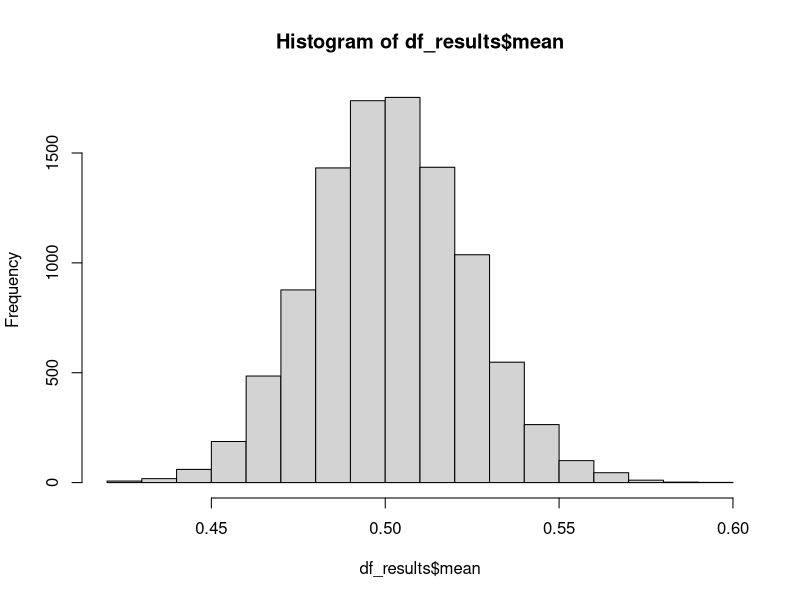
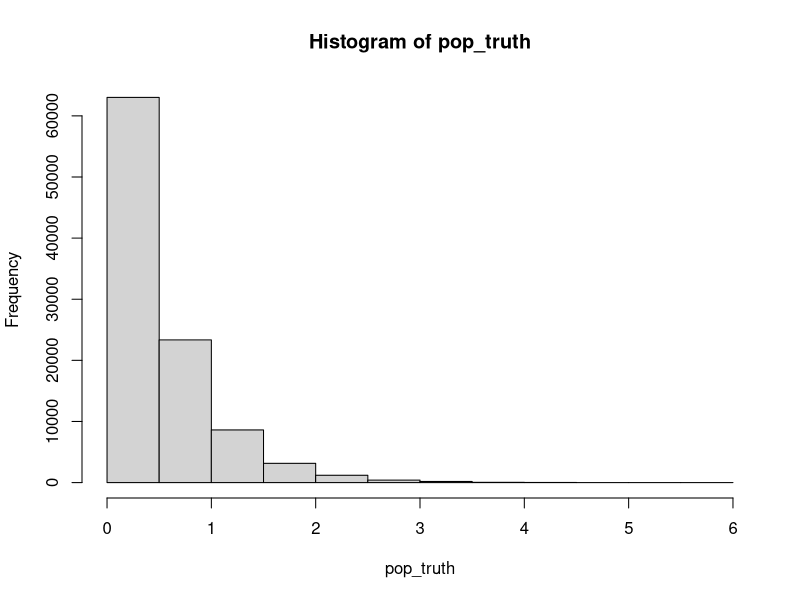

Reproduce these figures in R, in order.
#lab 3 - Programming 

#Q - 1
set.seed(1)

#Q - 2
pop_truth <- rexp(n = 100000, rate = 2)

#Q - 3
round(mean(pop_truth),digits = 2)

#Q - 4
set.seed(1)
sample_pop <- sample(pop_truth,5000)

#Q - 5
sample_stats <- function(data){
  
  mean_value <- mean(data)
  std_value <- sd(data)
  
  ans_list <- list(mean_value,std_value)
  
  return(ans_list)

}

#Q - 6
ans <- sample_stats(pop_truth)
round(ans[[1]],2)

#Q - 7

sequence <- seq(1,10000)

for(i in 1:length(sequence)){
  
  print(paste0("Currently on iteration: ", i))
  
  
  if(i==1){
    x <- c("mean", "stddev", "iteration")
    df_results <- data.frame(matrix(ncol = 3, nrow = 0))
    colnames(df_results) <- x
  }
  
  sample_pop <- sample(pop_truth,500)
  metrics <- sample_stats(sample_pop)
  metrics <- append(metrics, i)
  
  df_results[nrow(df_results) + 1,] <- metrics
  
}

#Q - 8
round(mean(df_results$mean),2)

#Q - 9
percentiles  <- quantile(df_results$mean, probs=c(0.05, 0.95))
round(percentiles[1],2)

#Q - 10
hist(df_results$mean)
hist(pop_truth)
